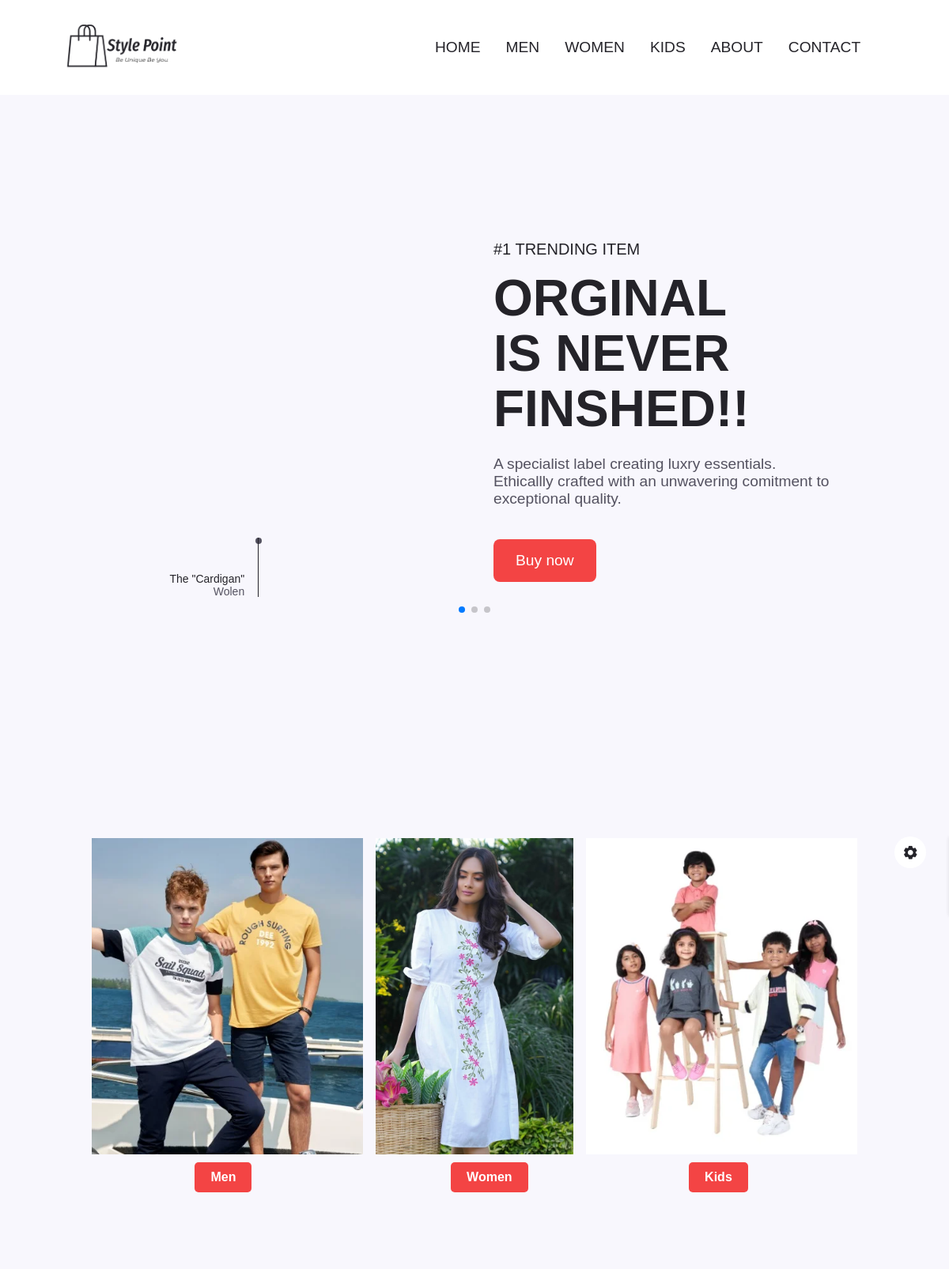
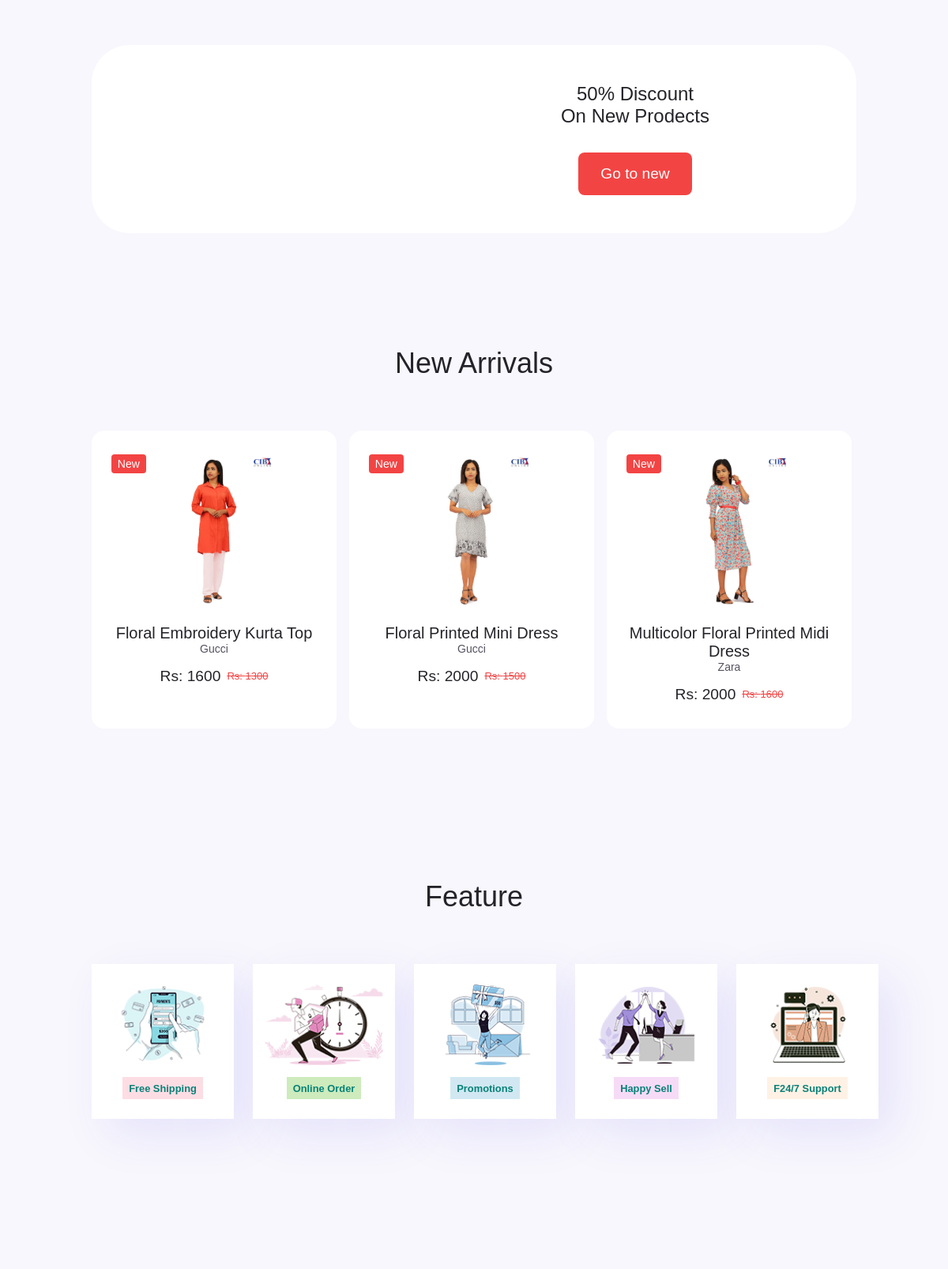
/index.php (signed in, upper part), run on the app's committed database (2 pictures, top to bottom).
### tables this page shows
CREATE TABLE `products` (
  `pro_ID` int(100) NOT NULL,
  `pro_Name` varchar(100) NOT NULL,
  `pro_number` varchar(100) NOT NULL,
  `category` varchar(100) NOT NULL,
  `brand_name` varchar(100) NOT NULL,
  `price` int(100) NOT NULL,
  `dis_Price` int(100) NOT NULL,
  `dis_Percentage` int(100) NOT NULL,
  `color` varchar(100) NOT NULL,
  `material` varchar(100) NOT NULL,
  `description` varchar(10000) NOT NULL,
  `img_1` varchar(100) NOT NULL,
  `img_2` varchar(100) NOT NULL,
  `img_3` varchar(100) NOT NULL,
  `img_4` varchar(100) NOT NULL
);

### index.php (the view, shortened to what this page needs)
<?php
    include 'components/connect.php';
?>
<!DOCTYPE html>
<html lang="en">
    <head>
        <link rel="stylesheet" href="css/swiper-bundle.min.css">
        <link rel="stylesheet" href="css/style.css">
        <link rel="stylesheet" class="js-color-style" href="css/colors/color-1.css">
        <link href="https://cdn.jsdelivr.net/npm/remixicon@3.2.0/fonts/remixicon.css" rel="stylesheet">
        <link href='https://unpkg.com/boxicons@2.1.4/css/boxicons.min.css' rel='stylesheet'>
        <link href="/website/css/uicons-bold-rounded.css" rel="stylesheet">
        <link rel="stylesheet" href="">
    </head>
    <body>
        <?php include 'components/user_header.php'; ?>
        <main class="main">
            <section class="home container">
                <div class="swiper home-swiper">
                    <div class="swiper-wrapper">
                        <section class="swiper-slide">
                            <div class="home__content grid">
                                <div class="home__group">
                                    <div class="home__indicator"></div>
                                    <div class="home__details-img">
                                        <h4 class="home__details-title">The "Cardigan"</h4>
                                        <span class="home__details-subtitle">Wolen</span>
                                    </div>
                                </div>
                                <div class="home__data">
                                <h3 class="home__subtitle">#1 TRENDING ITEM</h3>
                                <h1 class="home__title">ORGINAL  <br> IS NEVER <br> FINSHED!!</h1>
                                <p class="home__description">A specialist label creating luxry essentials. Ethicallly crafted with an unwavering comitment to exceptional quality.</p>
                                <div class="home__button">
                                    <a href="details.php" class="button">Buy now</a>
                                </div>
                                </div>
                            </div>
                        </section>
                    </div>
                    <div class="swiper-pagination"></div>
                </div>
            </section>
            <section class="category section">
            <div class="category__home container">
                <div class="cat__home women">
                    <img src="images/index/cat-2.webp" alt="">
                    <button class="btn-css"><a href="men.php">Men</a></button>
                </div>
                <div class="cat__home men">
                    <img src="images/index/cat-1.jpg" alt="">
                    <button class="btn-css"><a href="women.php">Women</a></button>
                </div>
                    <div class="cat__home kids">
                        <img src="images/index/cat-3.webp" alt="">
                    <button class="btn-css"> <a href="kids.php" class="">Kids</a></button>
                </div>
            </div>
            </section>
            <section class="discount section">
                <div class="discount__container container grid">
                    <div class="discount__data">
                        <h2 class="discount__title">50% Discount <br> On New Prodects</h2>
                        <a href="#" class="button">Go to new</a>
                    </div>
                </div>
            </section>
            <section class="new section">
                <h2 class="section__title">New Arrivals</h2>
                <div class="new__container container">
                    <div class="swiper new-swiper">
                        <div class="swiper-wrapper">
                            <?php
                                $select_products = $conn->prepare("SELECT * FROM `products` ORDER BY `pro_ID` DESC LIMIT 5");
                                $select_products->execute();
                                if($select_products->rowCount() > 0){
                                while($fetch_products = $select_products->fetch(PDO::FETCH_ASSOC)){
                            ?>
                                <form action="" method="post">
                                    <div class="new__content swiper-slide">
                                        <div class="new__tag">New</div>
                                        <img src="uploaded_img/<?= $fetch_products['img_1']; ?>" alt="" class="new__img">
                                        <h3 class="new__title"><?= $fetch_products['pro_Name']; ?></h3>
                                        <span class="new__subtitle"><?= $fetch_products['brand_name']; ?></span>
                                        <div class="new__prices">
                                            <span class="new__price">Rs: <?= $fetch_products['price']; ?></span>
                                            <span class="new__discount">Rs: <?= $fetch_products['dis_Price']; ?></span>
                                        </div>
                                    </div>
                                </form>
                            <?php
                                    }
                                }else{
                                    echo '<p class="empty">no products added yet!</p>';
                                    }
                            ?>
                        </div>
                    </div>
                </div>
            </section>
            <section class="feature section container">
                <h2 class="section__title">Feature</h2>
                    <div class="feature__container">
                    <div class="feature__row grid">
                        <div class="fe-box">
                            <img src="images/about_us/f1.png" alt="">
                            <h6>Free Shipping</h6>
                        </div>
                        <div class="fe-box">
                            <img src="images/about_us/f2.png" alt="">
                            <h6>Online Order</h6>
                        </div>
                        <div class="fe-box">
                            <img src="images/about_us/f4.png" alt="">
                            <h6>Promotions</h6>
                        </div>
                        <div class="fe-box">
                            <img src="images/about_us/f5.png" alt="">
                            <h6>Happy Sell</h6>
                        </div>
                        <div class="fe-box">
                            <img src="images/about_us/f6.png" alt="">
                            <h6>F24/7 Support</h6>
                        </div>
                    </div>
                </div>
            </section>
            <section class="steps section container">
            </section>
        </main>
        <?php include 'components/user_footer.php'; ?>
    </body>
</html>

### css/colors/color-1.css (style rules this page uses)
:root { --hue: 0; --first-color: hsl(var(--hue), 88%, 61%); --first-color-alt: hsl(var(--hue), 88%, 58%) }

### data on the page
products: img_1 (picture), pro_Name "Floral Embroidery Kurta Top", brand_name "Gucci", price "1600", dis_Price "1300"
products: img_1 (picture), pro_Name "Floral Printed Mini Dress", brand_name "Gucci", price "2000", dis_Price "1500"
products: img_1 (picture), pro_Name "Multicolor Floral Printed Midi Dress", brand_name "Zara", price "2000", dis_Price "1600"
